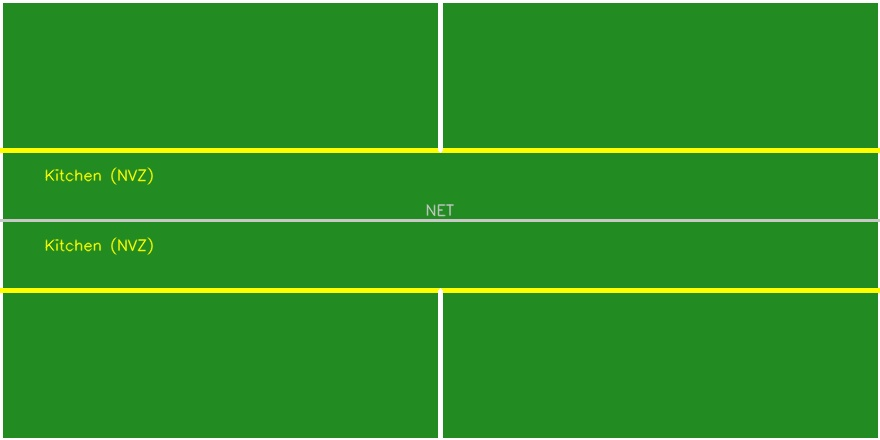
#> input picture prototypes/pickleball-court-mapper/court.jpg, 880 x 440 px
$ python court_mapper.py
#> lines starting #> are read from the running program, lines starting #| are printed output that depends on the picture; after the words box and inside, x2 and y2 are one past the last pixel; in counts of white or black regions, pixels touching at a corner belong together
#!/usr/bin/env python3
"""
pickleball-court-mapper
=======================
Detects court lines from a pickleball court image using OpenCV edge detection
and Hough line transforms, then annotates the image with detected boundaries
and key zones (kitchen/NVZ, service boxes, baselines).

Also generates a synthetic court diagram for demo purposes when no real image
is available.

Part of the awesome-sports-ai Phase 6 roadmap.
Input : court.jpg (or auto-generates a synthetic court)
Output: court_annotated.png + court_diagram.png
"""

import os
import cv2
import numpy as np
import matplotlib
matplotlib.use("Agg")
import matplotlib.pyplot as plt
import matplotlib.patches as patches

BASE_DIR        = os.path.dirname(__file__)
INPUT_IMAGE     = os.path.join(BASE_DIR, "court.jpg")
OUTPUT_ANNOTATED = os.path.join(BASE_DIR, "court_annotated.png")
OUTPUT_DIAGRAM  = os.path.join(BASE_DIR, "court_diagram.png")

# ── Pickleball court dimensions (feet) ────────────────────────────────────────
# Standard court: 44 ft long × 20 ft wide
# Kitchen (NVZ): 7 ft from net on each side
COURT_L = 44.0
COURT_W = 20.0
NVZ_DEPTH = 7.0
NET_Y = COURT_L / 2  # 22 ft from each baseline

# ── Generate a synthetic court image for demo ─────────────────────────────────
# [41 lines left out: function generate_synthetic_court, not called in this run]

# ── Detect court lines using Hough transform ──────────────────────────────────
def detect_court_lines(img: np.ndarray) -> list:
    gray    = cv2.cvtColor(img, cv2.COLOR_BGR2GRAY)
    blurred = cv2.GaussianBlur(gray, (5, 5), 0)
    edges   = cv2.Canny(blurred, threshold1=50, threshold2=150)
    lines   = cv2.HoughLinesP(edges, rho=1, theta=np.pi / 180,
                               threshold=80, minLineLength=60, maxLineGap=15)
    return lines if lines is not None else []

# ── Annotate image with detected lines ────────────────────────────────────────
def annotate_image(img: np.ndarray, lines: list, output_path: str):
    annotated = img.copy()
    for line in lines:
        x1, y1, x2, y2 = line[0]
        cv2.line(annotated, (x1, y1), (x2, y2), (0, 0, 255), 2)

    # Add overlay text
    cv2.putText(annotated, f"Detected {len(lines)} line segments",
                (10, 30), cv2.FONT_HERSHEY_SIMPLEX, 0.7, (255, 255, 255), 2)
    cv2.putText(annotated, "pickleball-court-mapper | awesome-sports-ai",
                (10, annotated.shape[0] - 10),
                cv2.FONT_HERSHEY_SIMPLEX, 0.45, (200, 200, 200), 1)

    cv2.imwrite(output_path, annotated)
    print(f"✅ Annotated image saved to: {output_path}")

# ── Generate a clean labeled court diagram ────────────────────────────────────
def generate_court_diagram(output_path: str):
    fig, ax = plt.subplots(figsize=(8, 16))
    fig.patch.set_facecolor("#1A1A2E")
    ax.set_facecolor("#2D5A27")
    ax.set_xlim(-1, COURT_W + 1)
    ax.set_ylim(-1, COURT_L + 1)
    ax.set_aspect("equal")
    ax.axis("off")

    # Court boundary
    court = patches.Rectangle((0, 0), COURT_W, COURT_L,
                               linewidth=3, edgecolor="white", facecolor="#3A7A32")
    ax.add_patch(court)

    # Kitchen zones
    nvz_top = patches.Rectangle((0, NET_Y - NVZ_DEPTH), COURT_W, NVZ_DEPTH,
                                 linewidth=2, edgecolor="#FFD700", facecolor="#2D6B27", alpha=0.5)
    nvz_bot = patches.Rectangle((0, NET_Y), COURT_W, NVZ_DEPTH,
                                 linewidth=2, edgecolor="#FFD700", facecolor="#2D6B27", alpha=0.5)
    ax.add_patch(nvz_top)
    ax.add_patch(nvz_bot)

    # Net
    ax.axhline(y=NET_Y, color="#AAAAAA", linewidth=3, linestyle="--")

    # Center lines
    ax.plot([COURT_W / 2, COURT_W / 2], [0, NET_Y - NVZ_DEPTH], color="white", linewidth=2)
    ax.plot([COURT_W / 2, COURT_W / 2], [NET_Y + NVZ_DEPTH, COURT_L], color="white", linewidth=2)

    # Dimension annotations
    ax.annotate("", xy=(COURT_W, COURT_L / 2), xytext=(0, COURT_L / 2),
                arrowprops=dict(arrowstyle="<->", color="white", lw=1.5))
    ax.text(COURT_W / 2, COURT_L / 2 + 0.8, "20 ft", ha="center", color="white", fontsize=10)

    ax.annotate("", xy=(COURT_W + 0.5, COURT_L), xytext=(COURT_W + 0.5, 0),
                arrowprops=dict(arrowstyle="<->", color="white", lw=1.5))
    ax.text(COURT_W + 0.7, COURT_L / 2, "44 ft", ha="left", color="white", fontsize=10, rotation=90, va="center")

    # Labels
    ax.text(COURT_W / 2, NET_Y - NVZ_DEPTH / 2, "Kitchen\n(NVZ)", ha="center", va="center",
            color="#FFD700", fontsize=11, fontweight="bold")
    ax.text(COURT_W / 2, NET_Y + NVZ_DEPTH / 2, "Kitchen\n(NVZ)", ha="center", va="center",
            color="#FFD700", fontsize=11, fontweight="bold")
    ax.text(COURT_W / 2, NET_Y, "NET", ha="center", va="center",
            color="#CCCCCC", fontsize=9, fontweight="bold",
            bbox=dict(boxstyle="round,pad=0.2", facecolor="#333", edgecolor="none"))

    # Service boxes
    for y_center in [NET_Y - NVZ_DEPTH - (NET_Y - NVZ_DEPTH) / 2,
                     NET_Y + NVZ_DEPTH + (COURT_L - NET_Y - NVZ_DEPTH) / 2]:
        for x_center in [COURT_W / 4, 3 * COURT_W / 4]:
            ax.text(x_center, y_center, "Service\nBox", ha="center", va="center",
                    color="white", fontsize=9, alpha=0.7)

    ax.set_title("Pickleball Court Diagram\npickleball-court-mapper | awesome-sports-ai Phase 6",
                 color="white", fontsize=12, fontweight="bold", pad=12)

    plt.tight_layout()
    plt.savefig(output_path, dpi=150, bbox_inches="tight", facecolor=fig.get_facecolor())
    plt.close()
    print(f"✅ Court diagram saved to: {output_path}")

# ── Main ───────────────────────────────────────────────────────────────────────
def main():
    # Use real image if available, otherwise generate synthetic
    if os.path.exists(INPUT_IMAGE):
        print(f"Loading real court image: {INPUT_IMAGE}")
        img = cv2.imread(INPUT_IMAGE)
#> img is the input picture: shape (440, 880, 3); mean B, G, R 39.1, 144.5, 45.2
    else:
        print("No court.jpg found — generating synthetic court image...")
        img = generate_synthetic_court(INPUT_IMAGE)

    # Detect lines
    lines = detect_court_lines(img)
#> in detect_court_lines, `gray    = cv2.cvtColor(img, cv2.COLOR_BGR2GRAY)`:
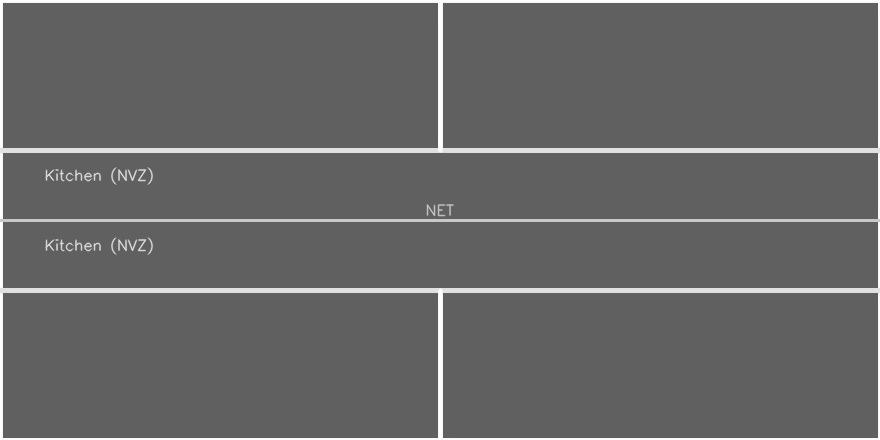
#> gray: shape (440, 880); min 89, max 255, mean 103.1
#> in detect_court_lines, `blurred = cv2.GaussianBlur(gray, (5, 5), 0)`:
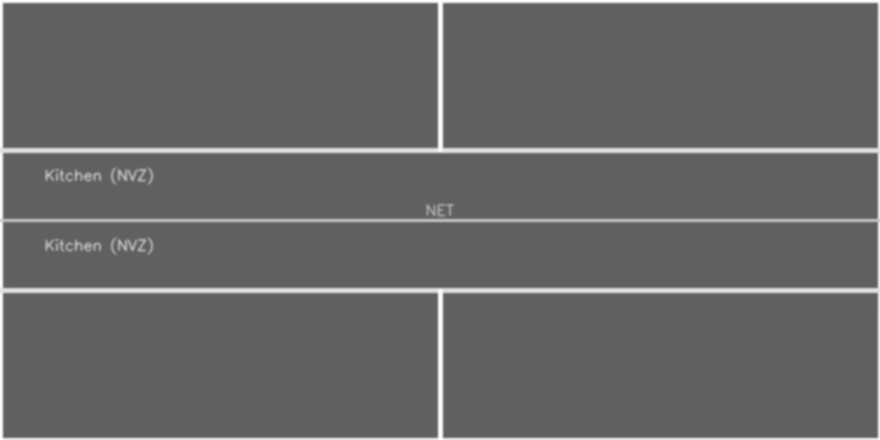
#> blurred: shape (440, 880); min 95, max 254, mean 103
#> in detect_court_lines, `edges   = cv2.Canny(blurred, threshold1=50, threshold2=150)`:
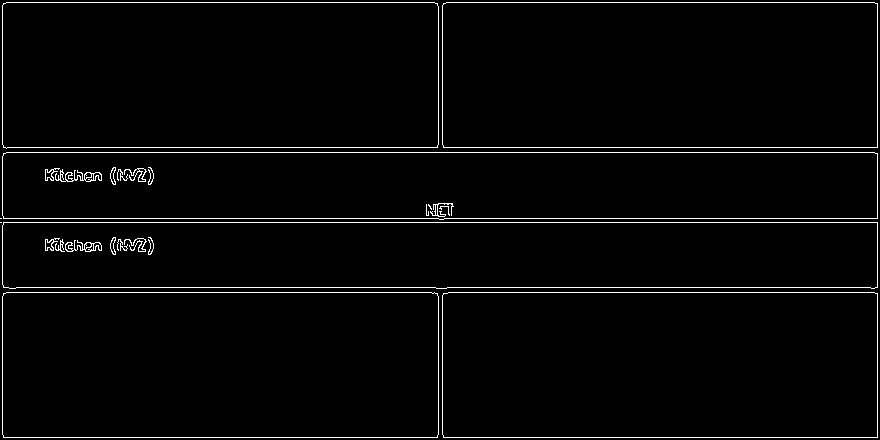
#> edges: shape (440, 880); 2.5% white in thin lines or dots
#> in detect_court_lines, `lines   = cv2.HoughLinesP(edges, rho=1, theta=np.pi / 180, threshold=8..`: lines = [[6, 292, 874, 292], [6, 152, 874, 152], [0, 222, 877, 222], [3, 287, 877, 287], [3, 437, 877, 437], [6, 2, 874, 2], [0, 218, 877, 218], [3, 147, 877, 147], [2, 434, 2, 5], [877, 436, 877, 3], [442, 144, 442, 5], [438, 434, 438, 288]]
    print(f"Detected {len(lines)} line segments via Hough transform.")
#| Detected 12 line segments via Hough transform.

    # Annotate
    annotate_image(img, lines, OUTPUT_ANNOTATED)
#> the loop in annotate_image, `for line in lines:` made 12 passes
#> after the loop in annotate_image, `for line in lines:`:
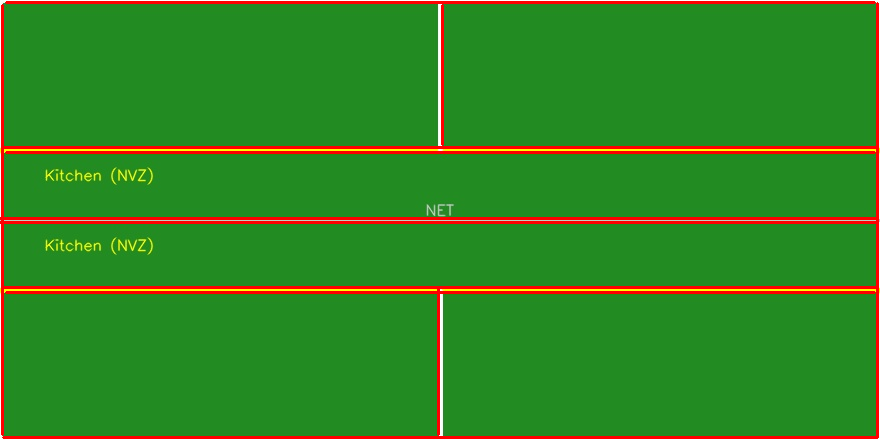
#> annotated: shape (440, 880, 3); 6.29% of pixels changed, all inside (x1, y1, x2, y2) = (0, 1, 879, 439)
#> in annotate_image, `cv2.putText(annotated, "pickleball-court-mapper | awesome-sports-ai", ..`:
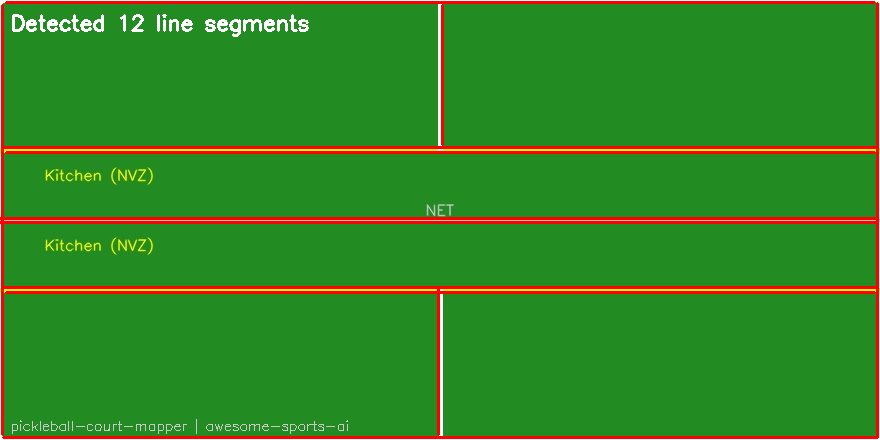
#> annotated: shape (440, 880, 3); mean B, G, R 35.3, 133.4, 54.2

    # Generate clean diagram
    generate_court_diagram(OUTPUT_DIAGRAM)
#> in generate_court_diagram, `plt.savefig(output_path, dpi=150, bbox_inches="tight", facecolor=fig.g..`:
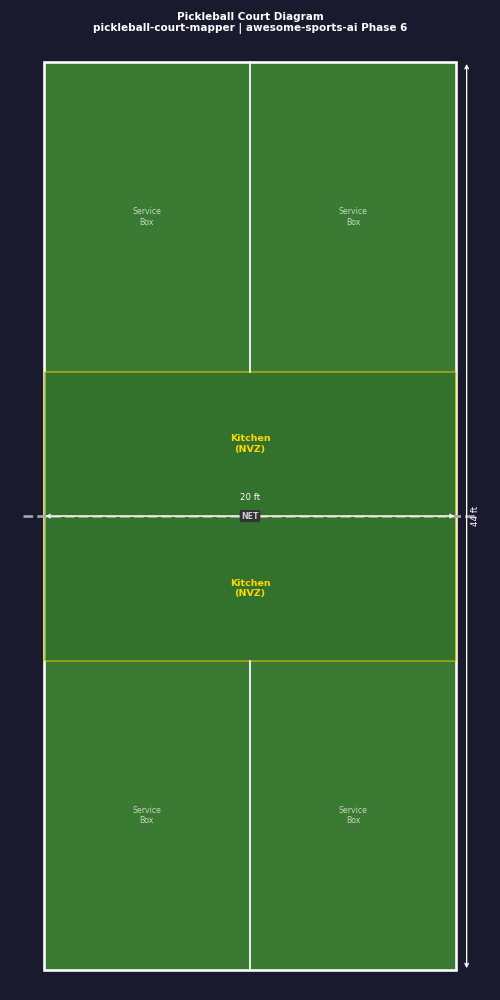
#> figure drawn by matplotlib, 1 panel

if __name__ == "__main__":
    main()
